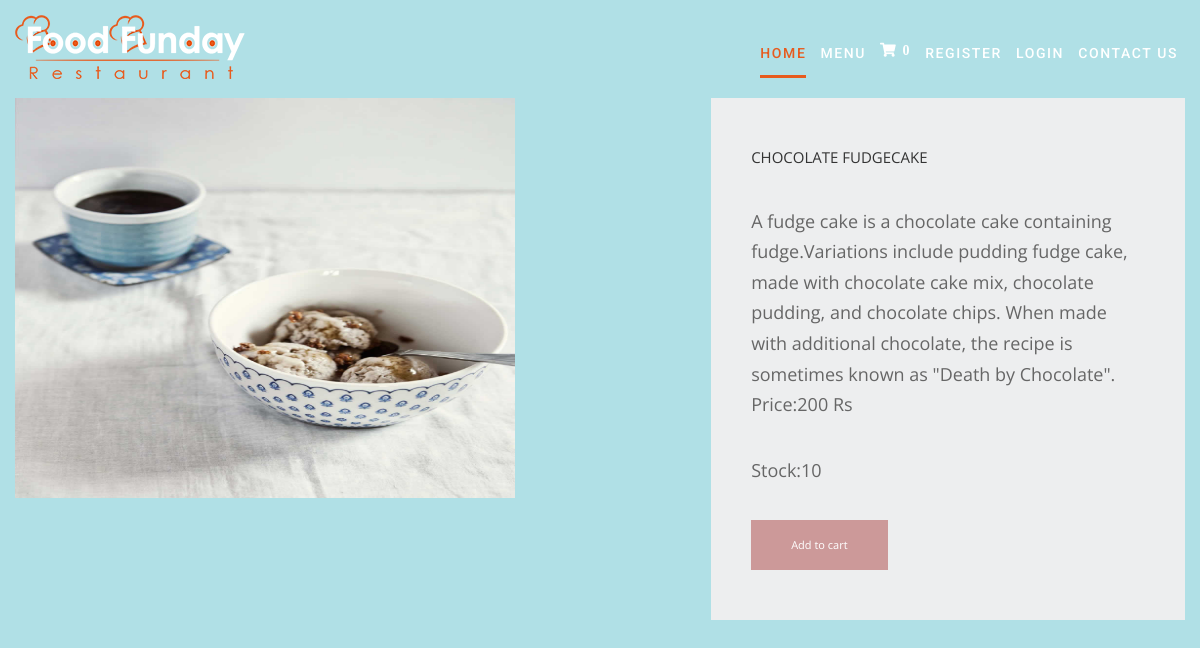
Page /deserts/chocolate-fudgecake on the committed database.
### foodcourt/models.py (models this page shows, shortened)
class products1(models.Model):
    name=models.CharField(max_length=250,unique=True)
    slug=models.SlugField(max_length=250, unique=True)
    img=models.ImageField(upload_to='products')
    desc=models.TextField()
    stock=models.IntegerField()
    available=models.BooleanField()
    price=models.IntegerField()
    category=models.ForeignKey(categs,on_delete=models.CASCADE)
    class Meta:
        ordering=('name',)
        verbose_name='product'
        verbose_name_plural='products'

### foodcourt/views.py (the view)
# urls.py: path('<slug:c_slug>/<slug:product_slug>',views.prodDetails,name='details'),
def prodDetails(request,c_slug,product_slug):
    try:
        prodt=products1.objects.get(category__slug=c_slug,slug=product_slug)
    except Exception as e:
        raise e
    return render(request,"item.html",{'pr':prodt})

### cart/context_processor.py (called while the page is built)
def count(request):
    item_count=0
    if 'admin' in request.path:
        return {}
    else:
        try:
            ct=cartlist.objects.filter(cart_id=c_id(request))
            cti=items.objects.all().filter(cart=ct[:1])
            for c in cti:
                item_count+=c.quan
        except cartlist.DoesNotExist:
            item_count=0
        return dict(itc=item_count)

### cart/views.py (called while the page is built)
def c_id(request):
    ct_id=request.session.session_key
    if not ct_id:
        ct_id=request.session.create()
    return ct_id

### templates/item.html (shortened to what this page needs)
{% extends 'base.html' %}
{% load static %}
{% block content %}
<html>
<head>
    <link href="{% static 'pr/fontawesome/css/all.min.css' %}" rel="stylesheet" />
    <link href="{% static 'pr/css/templatemo-comparto.css' %}" rel="stylesheet" />
</head>
<body style="background-color:powderblue;">
  <br><br><br>
        <section class="tm-mb-1" id="about">
            <div class="tm-row tm-about-row">
                <div class="tm-section-1-l">
                    <img src="{{pr.img.url}}" alt="About image" style="height:400; width:500;" class="tm-img-responsive">
                </div>
                <article class="tm-section-1-r tm-bg-color-8">
                    <h2 class="tm-mb-2 tm-title-color">{{pr.name}}</h2>
                    <p> {{pr.desc}} <br>Price:{{pr.price}} Rs</p>
                    <p>Stock:{{pr.stock}}</p>
                    {% if pr.stock <= 0 %}
                    <h1 style="colr:red">Sorry. No stock left...</h1>
                    {% else %}
                    <a href="{% url 'addcart' pr.id %}" class="tm-btn tm-btn-1 tm-link-to-services">Add to cart</a>
                    {% endif %}
                </article>
            </div>
        </section>
</body>
</html>
{% endblock %}

### static/hm/css/style.css (style rules this page uses)
body { color:#686868; font-size:14px; font-family: 'Roboto', sans-serif; line-height:1.80857; }
a { color: #1f1f1f; text-decoration: none !important; outline: none !important; -webkit-transition: all .3s ease-in-out; -moz-transition: all .3s ease-in-out; -ms-transition: all .3s ease-in-out; -o-transition: all .3s ease-in-out; transition: all .3s ease-in-out; }
h1, h2, h3, h4, h5, h6 { letter-spacing: 0; font-weight: normal; position: relative; padding: 0 0 10px 0; font-weight: normal; line-height: 120% !important; color: #1f1f1f; margin: 0 }
h2 { font-size: 22px }
a { color: #1f1f1f; text-decoration: none; outline: none !important; }
a, .btn { text-decoration: none !important; outline: none !important; -webkit-transition: all .3s ease-in-out; -moz-transition: all .3s ease-in-out; -ms-transition: all .3s ease-in-out; -o-transition: all .3s ease-in-out; transition: all .3s ease-in-out; }
html, body { height: 100%; }

### static/pr/css/templatemo-comparto.css (style rules this page uses)
*, *::before, *::after { box-sizing: border-box; outline: none; }
ul, h1, h2, h3, h4, p, figure { padding: 0; margin: 0; }
body { font-family: 'Open Sans', Arial, sans-serif; font-size: 18px; overflow-x: hidden; padding-left: 15px; padding-right: 15px; margin: 0; }
h2 { font-size: 1.5rem; }
a { transition: all 0.3s ease; text-decoration: none; }
p { color: #666; line-height: 1.7; margin-bottom: 35px; }
h1, h2, h3, h4, h5, h6 { color: #333; }
.tm-mb-1 { margin-bottom: 20px; }
.tm-mb-2 { margin-bottom: 40px; }
.tm-bg-color-8 { background-color: #EDEEEF; }
.tm-img-responsive { max-width: 100%; height: auto; }
.tm-section-1-l { width: 57.85%; margin-right: 1.65%; }
.tm-section-1-r { padding: 50px 40px; width: 40.5%; }
.tm-row { display: flex; }
.tm-btn { display: inline-block; padding: 15px 40px; font-size: 1.1rem; border: none; background-color: #CC9999; color: white; }
a { color: #666; }

### templates/item.html (style rules this page uses)
body { backgound-color:white; }

### rows in the picture
products1: img (picture), name "CHOCOLATE FUDGECAKE", desc "A fudge cake is a chocolate cake containing fudge.Variations include pudding fudge cake, made with chocolate cake mix, chocolate pudding, and chocolate chips. When made with additional chocolate, the recipe is sometimes known as \"Death by Chocolate\".", price "200", stock "10"

### other values in the picture
{{ itc }} "0"
